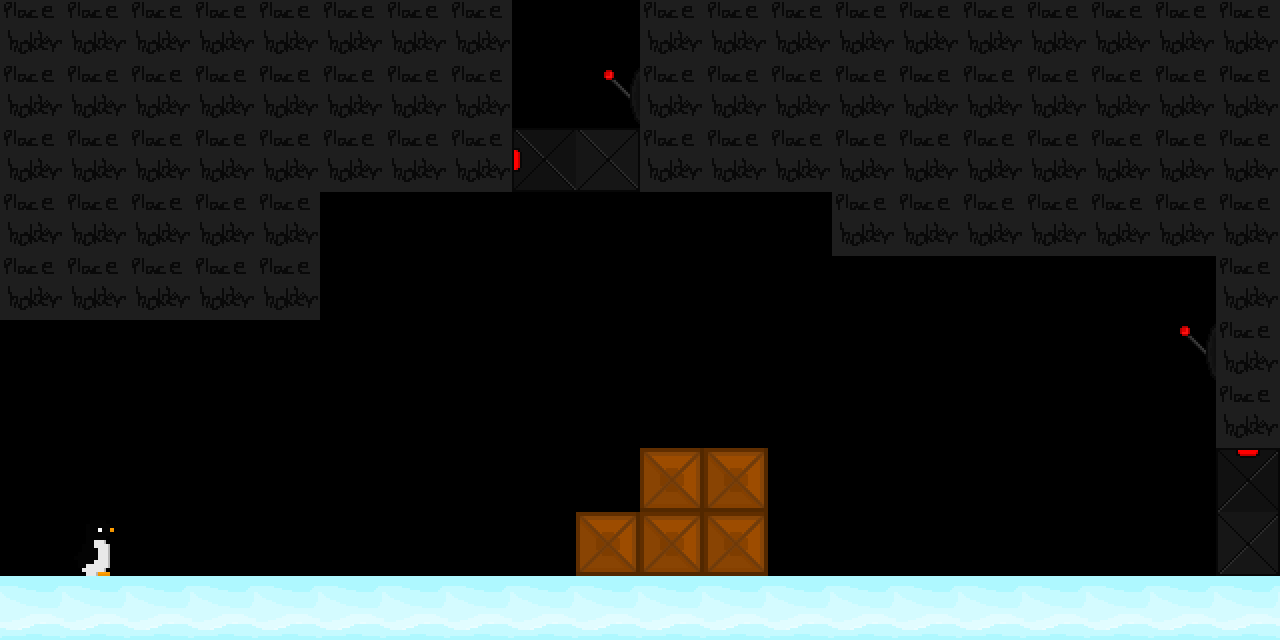

Below is a game level as drawn by its tile map, then a one-line description and the .tmx file that defines it, in full:
An orthogonal 20x10 tile map with 64x64 px tiles, 1 tile layer (Capa de patrones 1).

<map version="1.10" tiledversion="1.10.1" orientation="orthogonal" renderorder="right-down" width="20" height="10" tilewidth="64" tileheight="64" infinite="0" nextlayerid="2" nextobjectid="1">
 <tileset firstgid="1" source="SpriteSheet.tsx" />
 <layer id="1" name="Capa de patrones 1" width="20" height="10">
  <data encoding="csv">
13,13,13,13,13,13,13,13,0,0,13,13,13,13,13,13,13,13,13,13,
13,13,13,13,13,13,13,13,0,3,13,13,13,13,13,13,13,13,13,13,
13,13,13,13,13,13,13,13,16,17,13,13,13,13,13,13,13,13,13,13,
13,13,13,13,13,0,0,0,0,0,0,0,0,13,13,13,13,13,13,13,
13,13,13,13,13,0,0,0,0,0,0,0,0,0,0,0,0,0,0,13,
0,0,0,0,0,0,0,0,0,0,0,0,0,0,0,0,0,0,3,13,
0,0,0,0,0,0,0,0,0,0,0,0,0,0,0,0,0,0,0,13,
0,0,0,0,0,0,0,0,0,0,2,2,0,0,0,0,0,0,0,15,
0,7,0,0,0,0,0,0,0,2,2,2,0,0,0,0,0,0,0,20,
1,1,1,1,1,1,1,1,1,1,1,1,1,1,1,1,1,1,1,1
</data>
 </layer>
</map>
